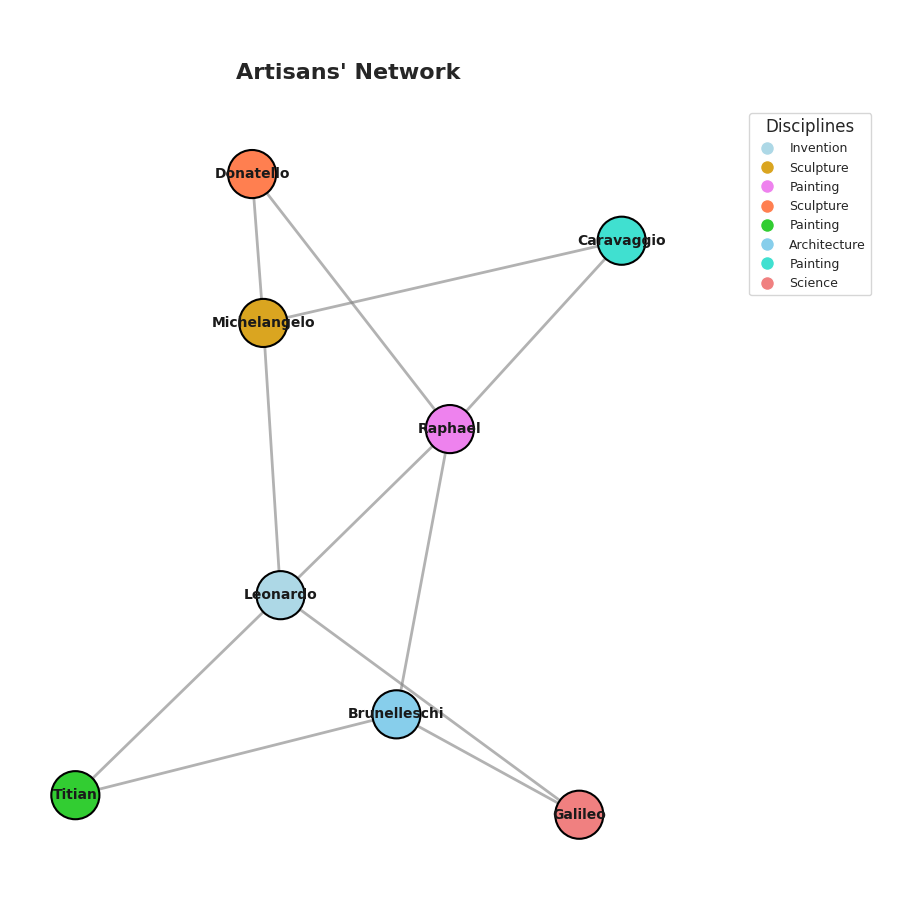

Source code (Python):
import matplotlib.pyplot as plt
import networkx as nx

G = nx.Graph()

collaborations = {
    'Leonardo': ['Galileo', 'Titian', 'Michelangelo'],
    'Michelangelo': ['Leonardo', 'Donatello'],
    'Raphael': ['Donatello', 'Caravaggio', 'Leonardo'],
    'Donatello': ['Raphael'],
    'Titian': ['Brunelleschi'],
    'Brunelleschi': ['Raphael'],
    'Caravaggio': ['Michelangelo'],
    'Galileo': ['Brunelleschi'],
}

for artist, collaborators in collaborations.items():
    for collaborator in collaborators:
        G.add_edge(artist, collaborator)

node_colors = {
    'Leonardo': 'lightblue',
    'Michelangelo': 'goldenrod',
    'Raphael': 'violet',
    'Donatello': 'coral',
    'Titian': 'limegreen',
    'Brunelleschi': 'skyblue',
    'Caravaggio': 'turquoise',
    'Galileo': 'lightcoral',
}

node_color_list = [node_colors[node] for node in G.nodes]

fig, ax = plt.subplots(figsize=(9, 9))

pos = nx.spring_layout(G, seed=42)
nx.draw_networkx_nodes(G, pos, ax=ax, node_size=1200, node_color=node_color_list, edgecolors='black', linewidths=1.5)
nx.draw_networkx_edges(G, pos, ax=ax, width=2, edge_color='gray', style='solid', alpha=0.6)
nx.draw_networkx_labels(G, pos, ax=ax, font_size=10, font_weight='bold', verticalalignment='center')
ax.set_title("Artisans' Network", fontsize=16, fontweight='bold', pad=20)
ax.axis('off')

legend_labels = {
    'lightblue': 'Invention',
    'goldenrod': 'Sculpture',
    'violet': 'Painting',
    'coral': 'Sculpture',
    'limegreen': 'Painting',
    'skyblue': 'Architecture',
    'turquoise': 'Painting',
    'lightcoral': 'Science',
}
handles = [plt.Line2D([0], [0], marker='o', color='w', label=label, markerfacecolor=color, markersize=10) for color, label in legend_labels.items()]
ax.legend(handles=handles, loc='upper right', title="Disciplines", fontsize=9, bbox_to_anchor=(1.3, 1))

plt.tight_layout(rect=[0, 0, 1, 0.95])
plt.show()
